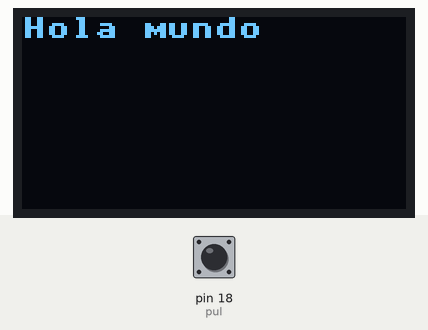
The program below on a simulated MicroPython board. Parts: 128×64 one-colour display. The test bench sets the inputs (shaded band); at power-on: pin 18 (pul) LOW. Library files of the repository ran but are not shown: ssd1306.py.

Above: at 1.2 s.
1.3 s: pin 18 (pul) pulled HIGH for 0.15 s
At 2.0 s:
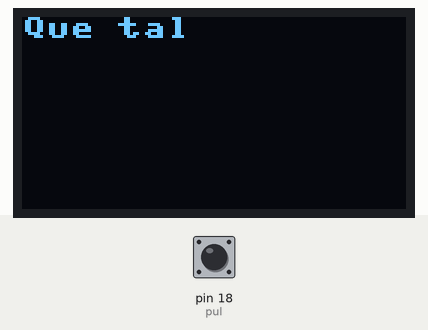
2.9 s: pin 18 (pul) pulled HIGH for 1 s
At 3.8 s:
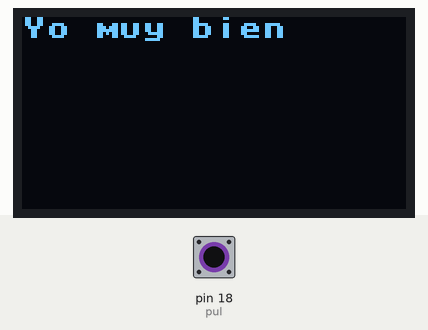
5.4 s: pin 18 (pul) pulled HIGH for 3.2 s
At 6.8 s:
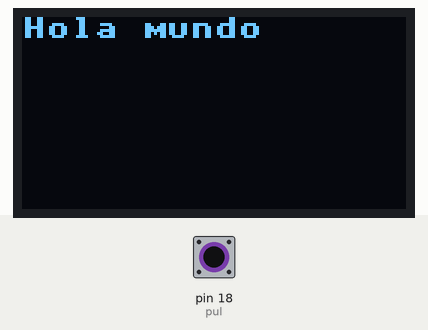
Timing chart, 0 to 8.4 s (numbered marks = the images above; inputs shaded):
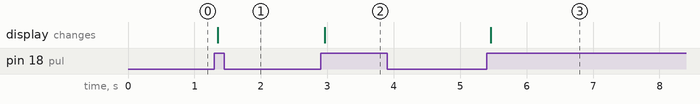

Measured:
- after the input at 1.3 s, the display: changes after 0.05 s (image 1)
- after the input at 2.9 s, the display: changes after 0.06 s (image 2)
- after the input at 5.4 s, the display: changes after 0.06 s (image 3)

The program:

main.py
```python
# Ingresamos las librerias insertadas previamente de python
from machine import Pin, I2C
from ssd1306 import SSD1306_I2C

# Indicamos los pines y el grosor de la pantalla, mas un nombre a este
i2c = I2C(0, scl=Pin(17), sda=Pin(16))
oled = SSD1306_I2C(128, 64, i2c)

# Asignamos el pulsador a la entrada 18 como INPUT
pul = Pin(18, Pin.IN, Pin.PULL_DOWN)

# Iniciamos con la pantalla limpia
oled.fill(0)

global estacion
estacion = 0

global estado_anterior
estado_anterior = 0


# Se observa como actua el contador con el antirrebote
"""
while True:

    if pul.value() and estado_anterior == 0:
        estacion += 1
        estado_anterior = pul.value()
    elif not pul.value() and estado_anterior == 1:
        estado_anterior = 0

    oled.fill(0)
    oled.text(str(pul.value()), 0, 0)
    oled.text(str(estado_anterior), 20, 0)
    oled.text(str(estacion), 30, 0)
    oled.show()
"""

# Se abre un bucle while
while True:
    # Se comprueba el numero de estacion
    if estacion == 0:
        if pul.value() and estado_anterior == 0:
            estacion += 1
            estado_anterior = pul.value()
        elif not pul.value() and estado_anterior == 1:
            estado_anterior = 0
        oled.fill(0)
        oled.text("Hola mundo", 0, 0)
        oled.show()

    elif estacion == 1:
        if pul.value() and estado_anterior == 0:
            estacion += 1
            estado_anterior = pul.value()
        elif not pul.value() and estado_anterior == 1:
            estado_anterior = 0
        oled.fill(0)
        oled.text("Que tal", 0, 0)
        oled.show()

    elif estacion == 2:
        if pul.value() and estado_anterior == 0:
            estacion = 0
            estado_anterior = pul.value()
        elif not pul.value() and estado_anterior == 1:
            estado_anterior = 0
        oled.fill(0)
        oled.text("Yo muy bien", 0, 0)
        oled.show()
```
